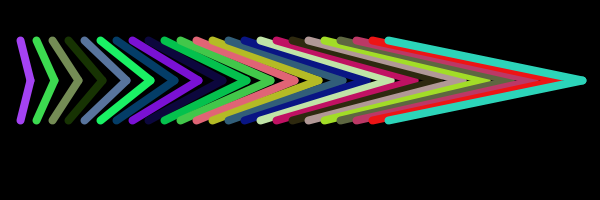
Frame 1 (no input)
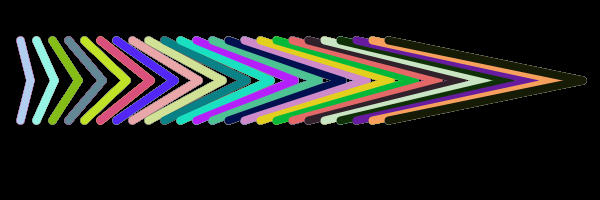
Frame 60 (the mouse pressed at the canvas centre just before this capture)
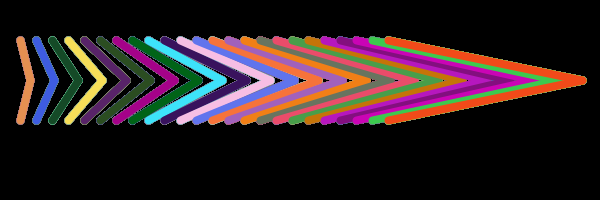
Frame 120 (the mouse held since frame 60 and released just before this capture)

The Processing sketch that drew these frames (run headless with seeded random() and noise(); from frame 60 on, the mouse is pressed at the canvas centre):

// Processing sketch: processing_91165
// ── processing_91165.pde

//Draw diagonal lines
 
void setup(){
  size(600,200);
  background(0);
  smooth();
}
 
 
/*hard coded lines
void draw(){
  strokeWeight(8);
  line (20,40,80,80);
  line (80,40,140,80);
  line (140,40,200,80);
  line (200,40,260,80);
}
*/
 
void draw(){
  for(int i = 20; i < 400; i +=16){
    strokeWeight(8);
    stroke(random(0,255),random(0,255),random(0,255));
    line(i, 40, i+i/2, 80);
    line(i+i/2, 80,i,120);
  }
}
